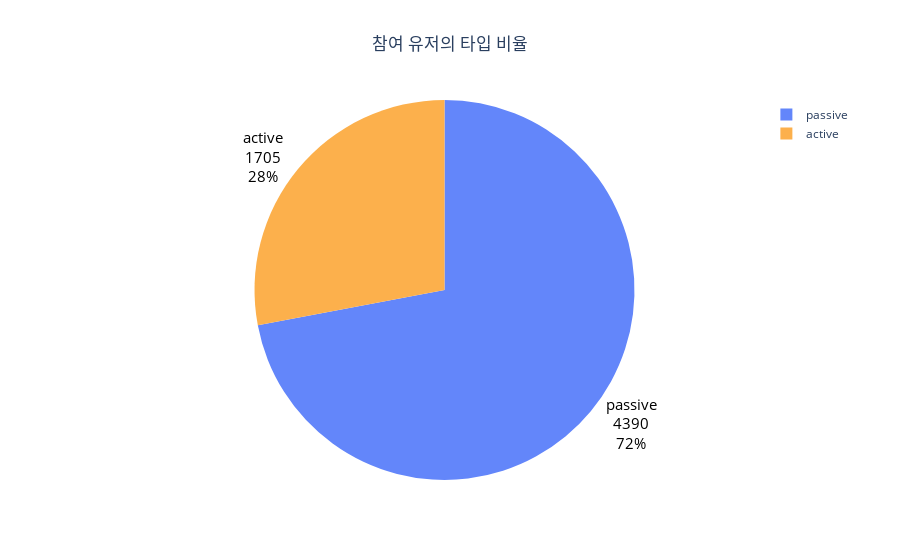

Notebook code cell kept with this figure:
### Code cell
question_user_df = pd.DataFrame({
    'type': ['passive', 'active'],
    'count': [len(question_passive_user),
                len(question_active_user)]
})
color_map = ['#6386fa', '#fcb04c']
# fig, ax = plt.subplots(figsize=(12, 5))
# ax.pie(x=question_user_df['count'], labels=question_user_df['type'], autopct='%.f%%')
# plt.title('참여 유저의 타입 비율')
# plt.show()

fig = px.pie(data_frame=question_user_df, values='count', names='type', 
             color_discrete_sequence=color_map,
             title='참여 유저의 타입 비율')
fig.update_traces(textposition='outside',textinfo='label+percent+value', textfont_size=15,textfont_color="black")
fig.update_layout(title_x=0.5)
fig.show()

### Figure 1 — Plotly figure (JSON) as saved in the notebook; plotly's stock layout.template omitted (floating-point values rounded to 4 significant figures)
{"data": [{"domain": {"x": [0, 1], "y": [0, 1]}, "hovertemplate": "type=%{label}<br>count=%{value}<extra></extra>", "labels": ["passive", "active"], "legendgroup": "", "name": "", "showlegend": true, "textfont": {"color": "black", "size": 15}, "textinfo": "label+percent+value", "textposition": "outside", "type": "pie", "values": [4390, 1705]}], "layout": {"legend": {"tracegroupgap": 0}, "piecolorway": ["#6386fa", "#fcb04c"], "title": {"text": "참여 유저의 타입 비율", "x": 0.5}}}
